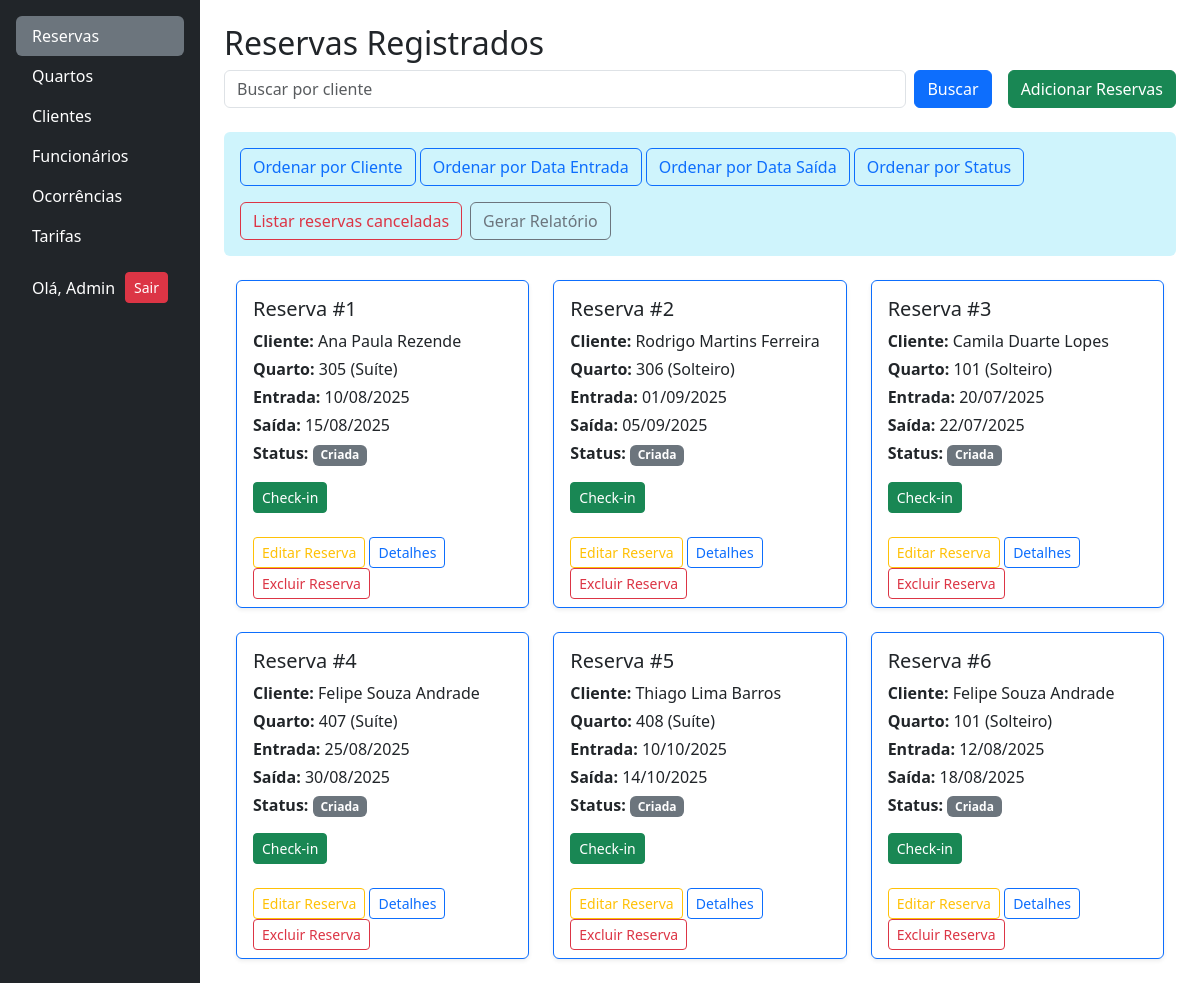
The app's page / (signed in), older data.
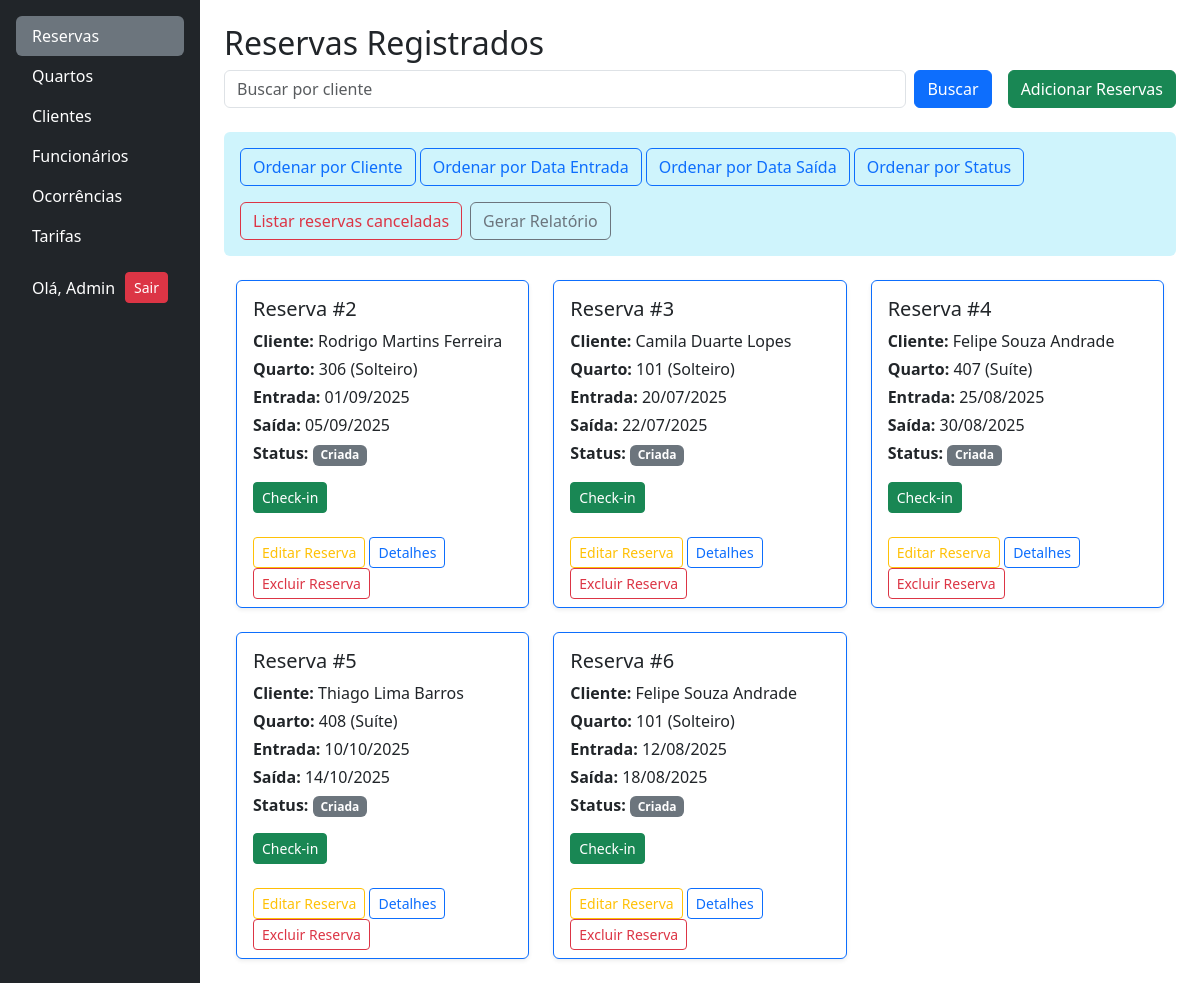
The same page, newer data.
### reservas/models.py (models this page shows, shortened)
class Reserva(models.Model):
    data_entrada = models.DateField()
    data_saida = models.DateField()
    cliente = models.ForeignKey(Cliente, on_delete=models.RESTRICT)
    funcionario = models.ForeignKey(User, on_delete=models.RESTRICT)
    quarto = models.ForeignKey(Quarto, on_delete=models.RESTRICT)
    criada_em = models.DateTimeField(auto_now_add=True)
    status = models.CharField(
        max_length=20,
        choices=STATUS_RESERVA_CHOICES,
        default='criada',
    )

### clientes/models.py (models this page shows, shortened)
class Cliente(models.Model):
    nome = models.CharField(max_length=50, blank=False)
    email = models.EmailField(max_length=254, blank=False)
    telefone = models.CharField(max_length=11, blank=False)
    cpf = models.CharField(max_length=11, unique=True, blank=False)
    endereco = models.CharField(
        max_length=50, blank=False, verbose_name="Endereço")
    cep = models.CharField(max_length=8, blank=False)
    ativo = models.BooleanField(default=True)

### quartos/models.py (models this page shows, shortened)
class Quarto(models.Model):
    numero = models.IntegerField(
        unique=True,
        verbose_name="Número do Quarto"
    )
    andar = models.IntegerField(
        verbose_name="Andar do Quarto"
    )
    descricao = models.TextField(
        blank=True,
        null=True,
        verbose_name="Descrição do Quarto"
    )
    status = models.CharField(
        choices=QUARTO_STATUS_CHOICES,
        max_length=25,
        blank=False,
        verbose_name="Status Atual"
    )
    tipo = models.ForeignKey(
        TipoQuarto,
        on_delete=models.RESTRICT,
        verbose_name="Tipo de Quarto"
    )
    foto = StdImageField(
        upload_to='fotos/quartos',
        variations={'thumb': (150, 150), 'medium': (
            300, 300), 'large': (600, 400)},
        blank=True,
        null=True
    )

class TipoQuarto(models.Model):
    nome = models.CharField(max_length=100, unique=True, blank=False)
    descricao = models.TextField(max_length=400, blank=True, null=True)
    capacidade = models.IntegerField(verbose_name="Capacidade", blank=False)

### reservas/views.py (the view)
# urls.py: path("", include('reservas.urls')),
@login_required
def reservas(request):
    query = request.GET.get('busca', '')
    if query:
        reservas = Reserva.objects.filter(
            cliente__nome__icontains=query, status__in=[
                "criada", "em_andamento", "finalizada"]
        )
    else:
        reservas = Reserva.objects.filter(
            status__in=["criada", "em_andamento", "finalizada"])
    dados = {
        'reservas': reservas,
        'query': query,
        'ativos': True,
    }
    return render(request, 'reservas/index.html', dados)

### reservas/templates/reservas/index.html
{% extends 'base.html' %}
{% block content %}
   <h2>Reservas Registrados</h2>
    <div class="d-flex flex-wrap align-items-center gap-3 mb-4">
        <div class="flex-grow-1">
            {% include 'partials/_busca.html' with placeholder_text="Buscar por cliente" %}
        </div>
        <div class="d-flex flex-wrap align-items-center gap-2">
            <a href="{% url 'reservas:cadastrar_reserva' %}" class="btn btn-success">Adicionar Reservas</a>
        </div>
    </div>
    <div class="d-flex flex-wrap gap-3 align-items-center bg-info-subtle text-white p-3 rounded mb-3 justify-content-between">
        <div>
            <a href="{% url 'reservas:ordenar_reserva' 'cliente' %}?busca={{ query }}&ativo={{ ativos }}" class="btn btn-outline-primary">Ordenar por Cliente</a>
            <a href="{% url 'reservas:ordenar_reserva' 'data_entrada' %}?busca={{ query }}&ativo={{ ativos }}" class="btn btn-outline-primary">Ordenar por Data Entrada</a>
            <a href="{% url 'reservas:ordenar_reserva' 'data_saida' %}?busca={{ query }}&ativo={{ ativos }}" class="btn btn-outline-primary">Ordenar por Data Saída</a>
            <a href="{% url 'reservas:ordenar_reserva' 'status' %}?busca={{ query }}&ativo={{ ativos }}" class="btn btn-outline-primary">Ordenar por Status</a>
        </div>
        <div class="d-flex flex-wrap gap-2">
            {% if ativos %}
                <a href="{% url 'reservas:reservas_inativas' %}" class="btn btn-outline-danger">Listar reservas canceladas</a>
            {% else %}
                <a href="{% url 'reservas:reservas' %}" class="btn btn-outline-success">Listar reservas ativas</a>
            {% endif %}
            <a href="{% url 'reservas:relatorio_reservas' %}" class="btn btn-outline-secondary">Gerar Relatório</a>
        </div>
    </div>
    {% include 'reservas/partials/_cards_reservas.html' with reservas=reservas %}
{% endblock %}

### reservas/templates/reservas/partials/_card_reserva.html (shortened to what this page needs)
<div class="col">
    <div class="card h-100 border-primary shadow-sm">
        <div class="card-body">
            <h5 class="card-title">Reserva #{{ reserva.pk }}</h5>
            <p class="mb-1"><strong>Cliente:</strong> {{ reserva.cliente.nome }}</p>
            <p class="mb-1"><strong>Quarto:</strong> {{ reserva.quarto.numero }} ({{ reserva.quarto.tipo.nome }})</p>
            <p class="mb-1"><strong>Entrada:</strong> {{ reserva.data_entrada|date:"d/m/Y" }}</p>
            <p class="mb-1"><strong>Saída:</strong> {{ reserva.data_saida|date:"d/m/Y" }}</p>
            <p>
                <strong>Status:</strong>
                <span class="badge
                  {% if reserva.status == 'criada' %}bg-secondary
                  {% elif reserva.status == 'em_andamento' %}bg-warning text-dark
                  {% elif reserva.status == 'finalizada' %}bg-success
                  {% elif reserva.status == 'cancelada' %}bg-danger
                  {% else %}bg-dark
                  {% endif %}
                ">
                    {{ reserva.get_status_display }}
                </span>
            </p>
            {% if reserva.status == "criada" %}
                <a href="{% url 'reservas:realizar_checkin' reserva.id %}" class="btn btn-sm btn-success">
                    Check-in
                </a>
            {% endif %}
        </div>
        <div class="card-footer bg-transparent border-0" >
            <a href="{% url 'reservas:editar_reserva' reserva.id %}" class="btn btn-outline-warning btn-sm">Editar
                Reserva</a>
            <a href="{% url 'reservas:detalhes_reserva' reserva.id %}" class="btn btn-outline-primary btn-sm">
                Detalhes
            </a>
            {% if reserva.status != 'cancelada' and reserva.status != 'ocupada' %}
            <a href="{% url 'reservas:excluir_reserva' reserva.id %}" class="btn btn-outline-danger btn-sm">Excluir
                Reserva</a>
            {% endif %}
        </div>
    </div>
</div>

Row changes from the older to the newer data that the page shows:
no longer on this page (row edited): Reserva: pk "1", cliente.nome "Ana Paula Rezende", quarto.numero "305", quarto.tipo.nome "Suíte", data_entrada "10/08/2025", data_saida "15/08/2025", status "Criada", shows "Check-in", shows "Excluir Reserva"
